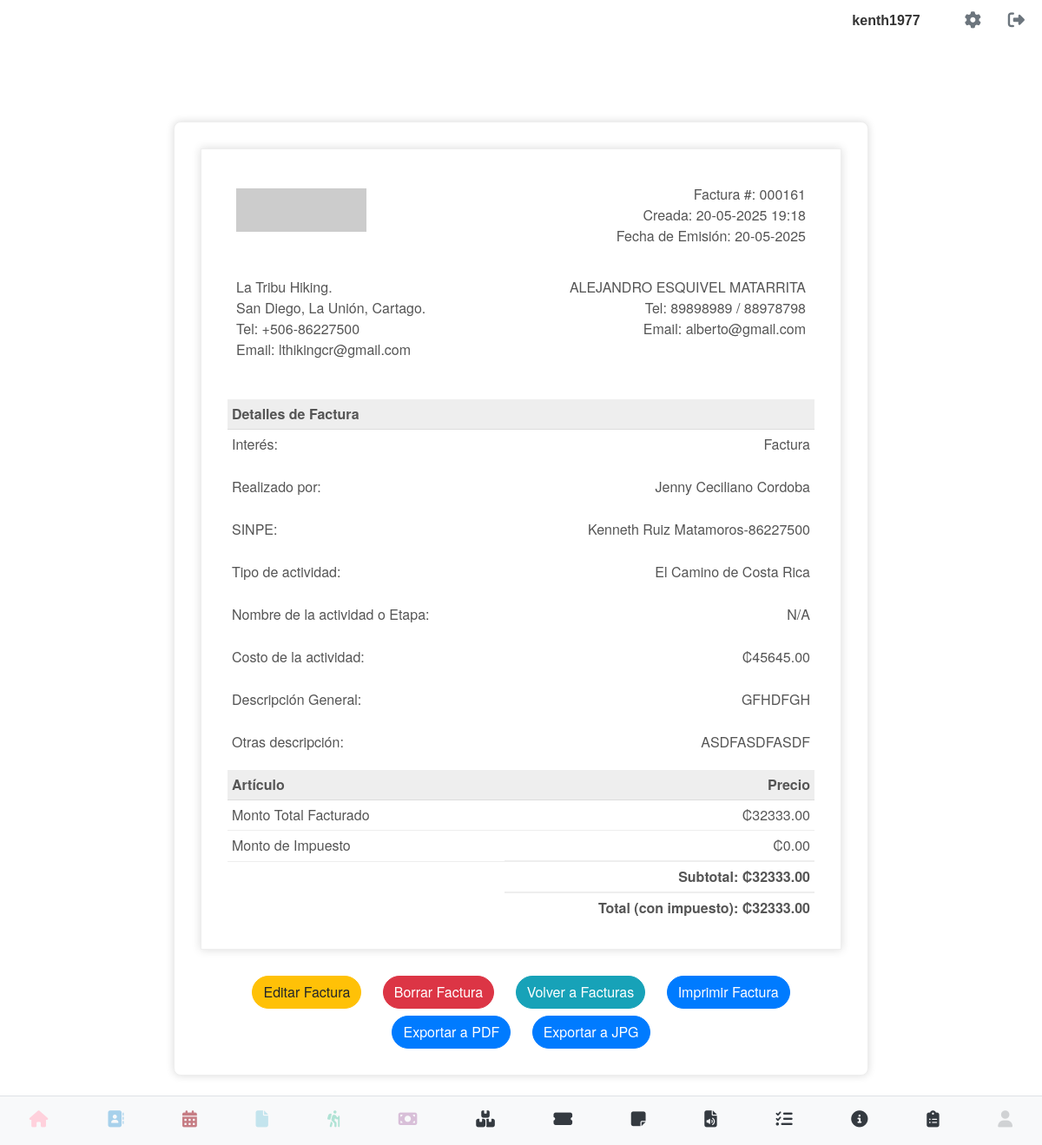
Screenshot of /ver_detalle_factura/6 (signed in) with the database file from the repository.
### models.py (models this page shows, shortened)
class User(UserMixin, db.Model):
    __tablename__ = 'users' # Nombre de la tabla es 'users'
    id = db.Column(db.Integer, primary_key=True)
    username = db.Column(db.String(80), unique=True, nullable=False)
    email = db.Column(db.String(120), unique=True, nullable=False)
    cedula = db.Column(db.String(20), unique=True, nullable=False)
    telefono = db.Column(db.String(20), nullable=False)
    password_hash = db.Column(db.String(128))
    image_filename = db.Column(db.String(255), nullable=True)
    @property
    def is_authenticated(self):
        return True

class Factura(db.Model):
    __tablename__ = 'facturas'
    id = db.Column(db.Integer, primary_key=True)
    numero_factura = db.Column(db.String(100), unique=True, nullable=False)
    fecha_emision = db.Column(db.Date, nullable=False, default=datetime.utcnow)
    cliente_id = db.Column(db.Integer, db.ForeignKey('contacto.id'), nullable=False)
    cliente = db.relationship('Contacto', backref=db.backref('facturas', lazy=True))
    descripcion = db.Column(db.Text)
    monto_total = db.Column(db.Numeric(10, 2), nullable=False)
    fecha_registro = db.Column(db.DateTime, default=datetime.utcnow)
    usuario_id = db.Column(db.Integer, db.ForeignKey('users.id'), nullable=False)
    usuario = db.relationship('User', backref=db.backref('facturas', lazy=True))
    interes = db.Column(db.String(50), nullable=True)
    realizado_por = db.Column(db.String(100), nullable=True)
    sinpe = db.Column(db.String(100), nullable=True)
    tipo_actividad = db.Column(db.String(100), nullable=True)
    nombre_actividad_etapa = db.Column(db.String(255), nullable=True)
    costo_actividad = db.Column(db.Numeric(10, 2), nullable=True)
    otras_descripcion = db.Column(db.Text, nullable=True)
    impuesto_monto = db.Column(db.Numeric(10, 2), nullable=True, default=0.00)

class Contacto(db.Model):
    __tablename__ = 'contacto'
    id = db.Column(db.Integer, primary_key=True)
    nombre = db.Column(db.String(100), nullable=False)
    primer_apellido = db.Column(db.String(100), nullable=True)
    segundo_apellido = db.Column(db.String(100), nullable=True)
    telefono = db.Column(db.String(20), nullable=False)
    movil = db.Column(db.String(20), nullable=True)
    email = db.Column(db.String(120), nullable=True)
    direccion = db.Column(db.String(200), nullable=True)
    tipo_actividad = db.Column(db.String(100), nullable=True)
    nota = db.Column(db.Text, nullable=True)
    fecha_ingreso = db.Column(db.DateTime, default=datetime.utcnow)
    direccion_mapa = db.Column(db.String(255), nullable=True)
    avatar_path = db.Column(db.String(255), nullable=True)
    usuario_id = db.Column(db.Integer, db.ForeignKey('users.id'), nullable=False)
    empresa = db.Column(db.String(100), nullable=True)
    sitio_web = db.Column(db.String(255), nullable=True)
    capacidad_persona = db.Column(db.String(50), nullable=True)
    participacion = db.Column(db.String(50), nullable=True)
    usuario = db.relationship('User', backref=db.backref('contactos', lazy=True))

### app.py (the view)
@app.route('/ver_detalle_factura/<int:id>')
@login_required
def ver_detalle_factura(id):
    factura = Factura.query.filter_by(id=id, usuario_id=current_user.id).first_or_404()
    return render_template('ver_detalle_factura.html', factura=factura, generate_csrf=generate_csrf)

### app.py (called while the page is built)
@login_manager.user_loader
def load_user(user_id):
    return User.query.get(int(user_id))

### templates/ver_detalle_factura.html (shortened to what this page needs)
{% extends 'base.html' %}
{% block content %}
<div class="invoice-container">
    <div class="invoice-box">
        <table cellpadding="0" cellspacing="0">
            <tr class="top">
                <td colspan="2">
                    <table>
                        <tr>
                            <td class="title">
                                <img src="https://placehold.co/150x50/E0E0E0/333333?text=Tu+Logo" style="width:100%; max-width:150px;">
                            </td>
                            <td>
                                Factura #: {{ factura.numero_factura }}<br>
                                Creada: {{ factura.fecha_registro.strftime('%d-%m-%Y %H:%M') }}<br>
                                Fecha de Emisión: {{ factura.fecha_emision.strftime('%d-%m-%Y') }}
                            </td>
                        </tr>
                    </table>
                </td>
            </tr>
            <tr class="information">
                <td colspan="2">
                    <table>
                        <tr>
                            <td>
                                La Tribu Hiking.<br>
                                San Diego, La Unión, Cartago.<br>
                                Tel: +506-86227500<br>
                                Email: lthikingcr@gmail.com
                            </td>
                            <td>
                                {{ factura.cliente.nombre }} {{ factura.cliente.primer_apellido }} {{ factura.cliente.segundo_apellido }}<br>
                                Tel: {{ factura.cliente.telefono }} / {{ factura.cliente.movil }}<br>
                                Email: {{ factura.cliente.email }}
                            </td>
                        </tr>
                    </table>
                </td>
            </tr>
            <tr class="heading">
                <td>Detalles de Factura</td>
                <td></td>
            </tr>
            <tr class="details">
                <td>Interés:</td>
                <td>{{ factura.interes }}</td>
            </tr>
            <tr class="details">
                <td>Realizado por:</td>
                <td>{{ factura.realizado_por }}</td>
            </tr>
            <tr class="details">
                <td>SINPE:</td>
                <td>{{ factura.sinpe }}</td>
            </tr>
            <tr class="details">
                <td>Tipo de actividad:</td>
                <td>{{ factura.tipo_actividad }}</td>
            </tr>
            <tr class="details">
                <td>Nombre de la actividad o Etapa:</td>
                <td>{{ factura.nombre_actividad_etapa if factura.nombre_actividad_etapa else 'N/A' }}</td>
            </tr>
            <tr class="details">
                <td>Costo de la actividad:</td>
                <td>₡{{ "%.2f" | format(factura.costo_actividad | float) if factura.costo_actividad is not none else '0.00' }}</td>
            </tr>
            <tr class="details">
                <td>Descripción General:</td>
                <td>{{ factura.descripcion if factura.descripcion else 'N/A' }}</td>
            </tr>
            <tr class="details">
                <td>Otras descripción:</td>
                <td>{{ factura.otras_descripcion if factura.otras_descripcion else 'N/A' }}</td>
            </tr>
            <tr class="heading">
                <td>Artículo</td>
                <td>Precio</td>
            </tr>
            <tr class="item">
                <td>Monto Total Facturado</td>
                <td>₡{{ "%.2f" | format(factura.monto_total | float) }}</td>
            </tr>
            <tr class="item">
                <td>Monto de Impuesto</td>
                <td>₡{{ "%.2f" | format(factura.impuesto_monto | float) if factura.impuesto_monto is not none else '0.00' }}</td>
            </tr>
            <tr class="total">
                <td></td>
                <td>
                   Subtotal: ₡{{ "%.2f" | format(factura.monto_total | float - (factura.impuesto_monto | float if factura.impuesto_monto is not none else 0.00)) }}
                </td>
            </tr>
            <tr class="total">
                <td></td>
                <td>
                   Total (con impuesto): ₡{{ "%.2f" | format(factura.monto_total | float) }}
                </td>
            </tr>
        </table>
    </div>
    <div class="action-buttons">
        <a href="{{ url_for('editar_factura', id=factura.id) }}" class="btn btn-warning rounded-pill">Editar Factura</a>
        <button type="button" class="btn btn-danger rounded-pill delete-factura-btn"
                data-factura-id="{{ factura.id }}"
                data-factura-numero="{{ factura.numero_factura }}"
                data-factura-cliente="{{ factura.cliente.nombre }} {{ factura.cliente.primer_apellido }}">
            Borrar Factura
        </button>
        <a href="{{ url_for('ver_facturas') }}" class="btn btn-info rounded-pill">Volver a Facturas</a>
        <button type="button" class="btn btn-primary rounded-pill" onclick="window.print()">Imprimir Factura</button>
        <a href="{{ url_for('exportar_factura_pdf', id=factura.id) }}" class="btn btn-primary rounded-pill mt-2">Exportar a PDF</a>
        <a href="{{ url_for('exportar_factura_jpg', id=factura.id) }}" class="btn btn-primary rounded-pill mt-2">Exportar a JPG</a>
    </div>
</div>
{% endblock %}

### templates/base.html (shortened to what this page needs)
<!DOCTYPE html>
<html lang="es">
<head>
    <link rel="stylesheet" type="text/css" href="{{ url_for('static', filename='css/main.css') }}">
    <link rel="stylesheet" href="https://cdn.jsdelivr.net/npm/sweetalert2@11/dist/sweetalert2.min.css">
</head>
<body>
    <div class="contactos-container">
    {% if current_user.is_authenticated %}
        <div class="top-right">
            <span class="username-display">{{ current_user.username }}</span>
            <a href="{{ url_for('perfil') }}" class="gear-icon"><i class="fas fa-cog"></i></a>
            <a href="{{ url_for('logout') }}" class="logout-icon"><i class="fas fa-sign-out-alt"></i></a>
        </div>
    {% endif %}
</div>
<div class="container-block">
    {% block content %}
    {% endblock %}
</div>
{% include "navbar.html" %}
</body>
</html>

### static/css/base.css (style rules this page uses)
body { font-family: sans-serif; margin: 0; }
.container-block { margin-top:80px; padding: 20px; }
.top-right { position: absolute; top: 10px; right: 20px; display: flex; align-items: center; }
.gear-icon, .logout-icon { font-size: 24px; text-decoration: none; color: #333; margin-left: 15px; }
.username-display { margin-right: 20px; font-weight: bold; color: #333; }

### static/css/perfil.css (style rules this page uses)
body { font-family: sans-serif; margin: 20px; }

### static/css/listar_contacto.css (style rules this page uses)
.contactos-container { font-family: Arial, sans-serif; color: #333; }
.contactos-container .top-right { display: flex; justify-content: flex-end; align-items: center; gap: 1rem; padding-bottom: 1rem; }
.contactos-container .username-display { font-weight: bold; }
.contactos-container .gear-icon, .contactos-container .logout-icon { color: #6c757d; font-size: 1.2rem; text-decoration: none; }

### templates/ver_detalle_factura.html (style rules this page uses)
.invoice-container { max-width: 800px; margin: 40px auto; padding: 30px; border: 1px solid #eee; box-shadow: 0 0 10px rgba(0, 0, 0, 0.15); font-size: 16px; line-height: 24px; font-family: 'Helvetica Neue', 'Helvetica', Helvetica, Arial, sans-serif; color: #555; background-color: #fff; border-radius: 8px; }
.action-buttons { text-align: center; margin-top: 30px; }
.action-buttons .btn { margin: 0 10px; }
.invoice-box { max-width: 800px; margin: auto; padding: 30px; border: 1px solid #eee; box-shadow: 0 0 10px rgba(0, 0, 0, .15); font-size: 16px; line-height: 24px; font-family: 'Helvetica Neue', 'Helvetica', Helvetica, Arial, sans-serif; color: #555; }
.invoice-box table { width: 100%; line-height: inherit; text-align: left; }
.invoice-box table td { padding: 5px; vertical-align: top; }
.invoice-box table tr td:nth-child(2) { text-align: right; }
.invoice-box table tr.top table td { padding-bottom: 20px; }
.invoice-box table tr.top table td.title { font-size: 45px; line-height: 45px; color: #333; }
.invoice-box table tr.information table td { padding-bottom: 40px; }
.invoice-box table tr.heading td { background: #eee; border-bottom: 1px solid #ddd; font-weight: bold; }
.invoice-box table tr.details td { padding-bottom: 20px; }
.invoice-box table tr.item td { border-bottom: 1px solid #eee; }
.invoice-box table tr.total td:nth-child(2) { border-top: 2px solid #eee; font-weight: bold; }

### rows the page displays
User: username "kenth1977"
Factura: numero_factura "000161", fecha_registro "20-05-2025 19:18", fecha_emision "20-05-2025", interes "Factura", realizado_por "Jenny Ceciliano Cordoba", sinpe "Kenneth Ruiz Matamoros-86227500", tipo_actividad "El Camino de Costa Rica", nombre_actividad_etapa "N/A", costo_actividad "45645.00", descripcion "GFHDFGH", otras_descripcion "ASDFASDFASDF", monto_total "32333.00", impuesto_monto "0.00"
Contacto: cliente.nombre "ALEJANDRO", cliente.primer_apellido "ESQUIVEL", cliente.segundo_apellido "MATARRITA", cliente.telefono "89898989", cliente.movil "88978798", cliente.email "alberto@gmail.com"
